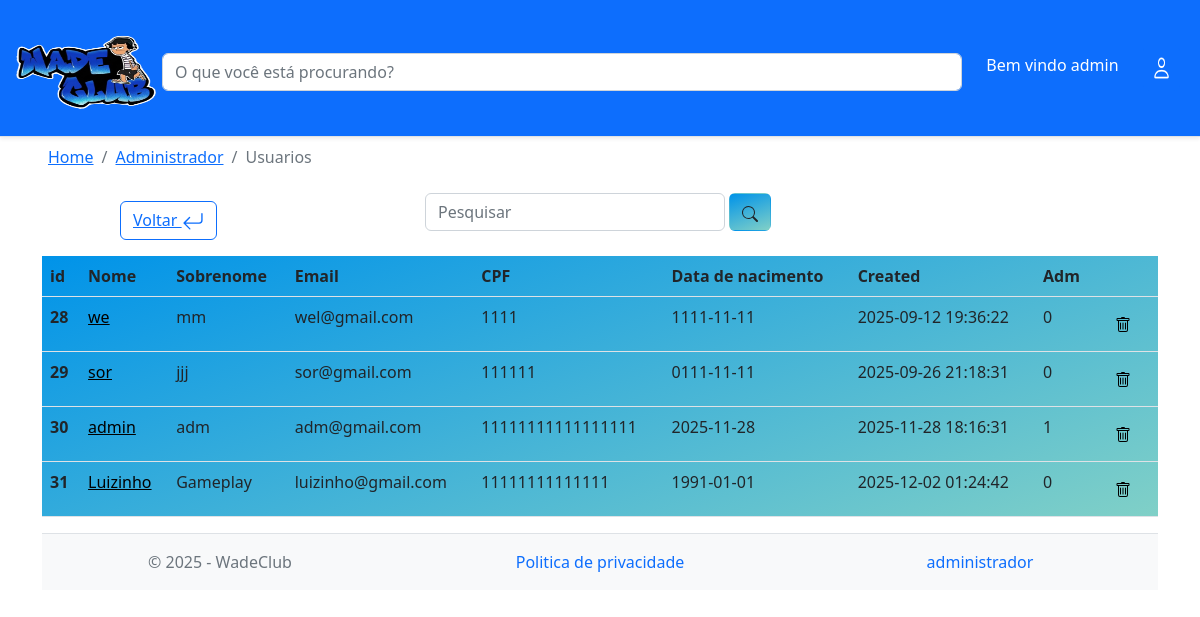
The page /adm_usuarios.php (signed in) on the database its author committed.
### tables this page shows
CREATE TABLE `usuario` (
  `id_usuario` int(20) NOT NULL,
  `nome` varchar(30) NOT NULL,
  `sobrenome` varchar(20) NOT NULL,
  `email` varchar(30) NOT NULL,
  `senha` varchar(700) NOT NULL,
  `CPF` varchar(30) NOT NULL,
  `nascimento` date NOT NULL,
  `adm_usuario` bit(1) DEFAULT b'0',
  `created` datetime NOT NULL
);

### listar_usuarios.php (called while the page is built, shortened)
<?php
include("conexao.php");
$comando = $pdo->prepare("SELECT * FROM usuario;");
$comando->execute();
if ($comando->rowCount() >= 1) {
    $listaItens = $comando->fetchAll();
} else {
    echo("Não há itens cadastrados");
}

### adm_usuarios.php (the view, shortened to what this page needs)
  <?php
    include("conexao.php");
?>
<!doctype html>
<html lang="pt-br">
<head>
  <link href="https://cdn.jsdelivr.net/npm/bootstrap@5.2.1/dist/css/bootstrap.min.css" rel="stylesheet"
>
</head>
<body>
    <nav class=" navbar  navbar-expand-lg navbar-dark bg-primary border-bottom shadow-sm ">
        <div class="container-fluid">
            <div class="d-none d-md-block">
                <a href="Untitled-1.php"> <img class="pt-2" src="img/logo.png" width="150" height="120"></a>
            </div>
            <div class="box-search d-flex justify-content-center pt-2 col">
                <input class=" form-control me-2" type="search" placeholder="O que você está procurando?" id="pesquisar" name="pesquisar" class="">
            </div>
            <div class="align-self end ">
                <div class="navbar-collapse collapse">
                    <ul class="navbar-nav">
                      <?php if(!isset($_SESSION['id']) and (!isset($_SESSION['nome']))){ ?>
                        <li class="nav-item">
                            <a href="login.html" class="m-2 nav-link  text-white"> Entrar</a>
                        </li>
                        <li class="nav-item">
                            <a href="cadastro.html" class="m-2 nav-link  text-white"> Cadastrar</a>
                        </li>
                        <?php }else{ ?>
                          <li class="nav-item">
                            <a href="informacoes_usuario.php" class="m-2 nav-link  text-white"> Bem vindo <?php echo $_SESSION['nome']; ?></a>
                        </li>
                        <?php } ?>
                        <li class="nav-item">
                          <a class="btn btn-primary m-2  nav-link text-white" data-bs-toggle="offcanvas" href="#offcanvasRight" role="button" aria-controls="offcanvasRight">
                                <img src="img/bi_person.png" height="28">
                            </a>
                        </li>
                    </ul>
                </div>
            </div>
        </div>
    </nav>
     <nav aria-label="breadcrumb">
        <ol class="mx-5 mt-2 breadcrumb">
            <li class="breadcrumb-item"><a href="Untitled-1.php">Home</a></li>
            <li class="breadcrumb-item"><a href="tela_adm.php">Administrador</a></li>
            <li class="breadcrumb-item active" aria-current="page">Usuarios</li>
        </ol>
    </nav>
    <div class="box-search d-flex justify-content-center pt-2">
        <input type="search" class="form-control w-25" placeholder="Pesquisar" id="pesquisar2" name="pesquisar2">
        <button onclick="searchData2()" class="btn mx-1" style=" background-image: linear-gradient(160deg, #0093E9 0%, #80D0C7 100%);">
        </button>
    </div>
    <a href="tela_adm.php" class="d-flex col-1" style="margin-left: 10%; margin-top:-2.5%;">
        <button type="button" class="btn btn-outline-primary">
            Voltar
        </button>
    </a>
    <div class="container mt-3">
        <table class="table table-hover" style=" background-image: linear-gradient(160deg, #0093E9 0%, #80D0C7 100%);">
            <thead>
              <tr>
                <th scope="col">id</th>
                <th scope="col">Nome</th>
                <th scope="col">Sobrenome</th>
                <th scope="col">Email</th>
                <th scope="col">CPF</th>
                <th scope="col">Data de nacimento</th>
                <th scope="col">Created</th>
                <th scope="col">Adm</th>
                <th scope="col"></th>
              </tr>
            </thead>
            <tbody>
              <tr>
                    <?php
                        if(!empty($_GET['search']))
                        {
                            $data = $_GET['search'];
                            $comando = $pdo->prepare("SELECT * FROM usuario WHERE id_usuario LIKE '%$data%' or nome LIKE '%$data%' or email LIKE '%$data%'");
                            $comando->execute();
                            if ($comando->rowCount() >= 1) {
                                $listaItens = $comando->fetchAll();
                            }
                        }else{
                            include("listar_usuarios.php");
                        }
                        if (!empty($listaItens)) {
                            foreach($listaItens as $linha) {
                    ?>
                        <th scope="row"><?php echo $linha['id_usuario']; ?></th>
                        <td><a style=" color:black;"  href="adm_informacoes.php?id_usuario=<?php echo $linha['id_usuario'];?>"><?php echo $linha['nome']; ?></a></td>
                        <td><?php echo $linha['sobrenome']; ?></td>
                        <td><?php echo $linha['email']; ?></td>
                        <td><?php echo $linha['CPF']; ?></td>
                        <td><?php echo $linha['nascimento']; ?></td>
                        <td><?php echo $linha['created']; ?></td>
                        <td><?php echo $linha['adm_usuario']; ?></td>
                        <td><a href="excluir_usuario.php?id_usuario=<?php echo $linha['id_usuario'];?>" >
                          <button type="button" class="btn btn-outline" data-bs-toggle="tooltip" data-bs-placement="top"  title="Excluir usuário">
                          </button>
                        </a></td>
              </tr>
              <?php }} ?>
            </tbody>
          </table>
    <footer class=" border-top text-muted bg-light">
        <div class="coontainer">
        <div class="row py-3">
            <div class="col-12 col-md-4 text-center text-md-left">
            &copy; 2025 - WadeClub
            </div>
            <div class="col-12 col-md-4 text-center">
            <a href="#" class="text-decoration-none text dark">Politica de privacidade</a>
            </div>
            <div class="col-12 col-md-4 text-center text-md-right">
            <?php if (!isset($_SESSION["id"]) and !isset($_SESSION["nome"])) {
                echo '<a href="#" class="text-decoration-none text dark">Termos de uso</a>';
            } else {
                if ($_SESSION["adm_usuario"] != 1) {
                    echo '<a href="#" class="text-decoration-none text dark">Termos de uso</a>';
                } else {
                    echo '<a href="tela_adm.php" class="text-decoration-none text dark">administrador</a>';
                }
            } ?>
            </div>
        </div>
        </div>
    </footer>
</body>
</html>

### rows shown on the page
usuario: id_usuario "28", nome "we", sobrenome "mm", email "wel@gmail.com", CPF "1111", nascimento "1111-11-11", created "2025-09-12 19:36:22", adm_usuario "0"
usuario: id_usuario "29", nome "sor", sobrenome "jjj", email "sor@gmail.com", CPF "111111", nascimento "0111-11-11", created "2025-09-26 21:18:31", adm_usuario "0"
usuario: id_usuario "30", nome "admin", sobrenome "adm", email "adm@gmail.com", CPF "11111111111111111", nascimento "2025-11-28", created "2025-11-28 18:16:31", adm_usuario "1"
usuario: id_usuario "31", nome "Luizinho", sobrenome "Gameplay", email "luizinho@gmail.com", CPF "11111111111111", nascimento "1991-01-01", created "2025-12-02 01:24:42", adm_usuario "0"

### other values the page prints
$_SESSION['nome'] "admin"
